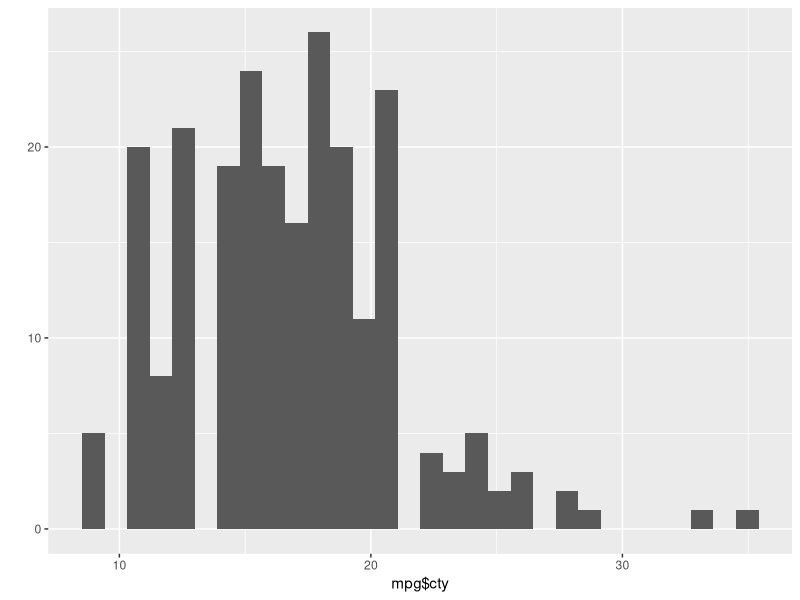
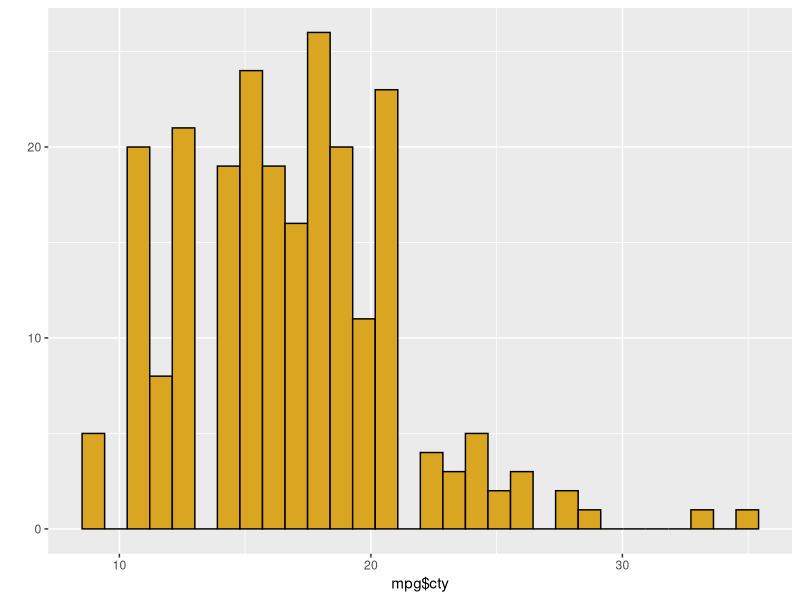
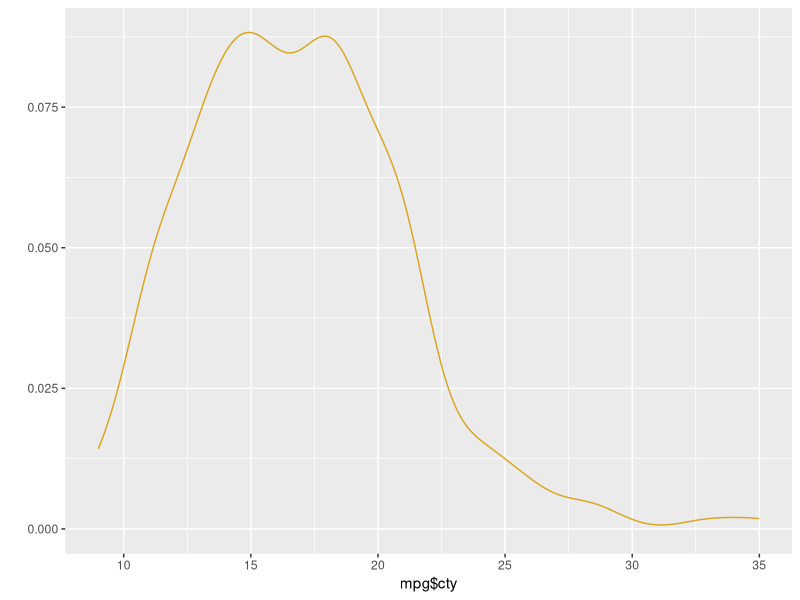
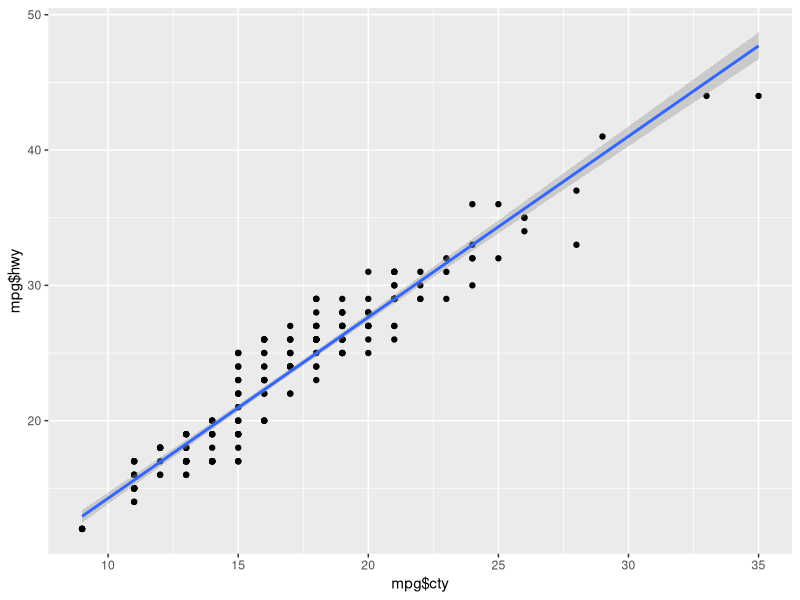
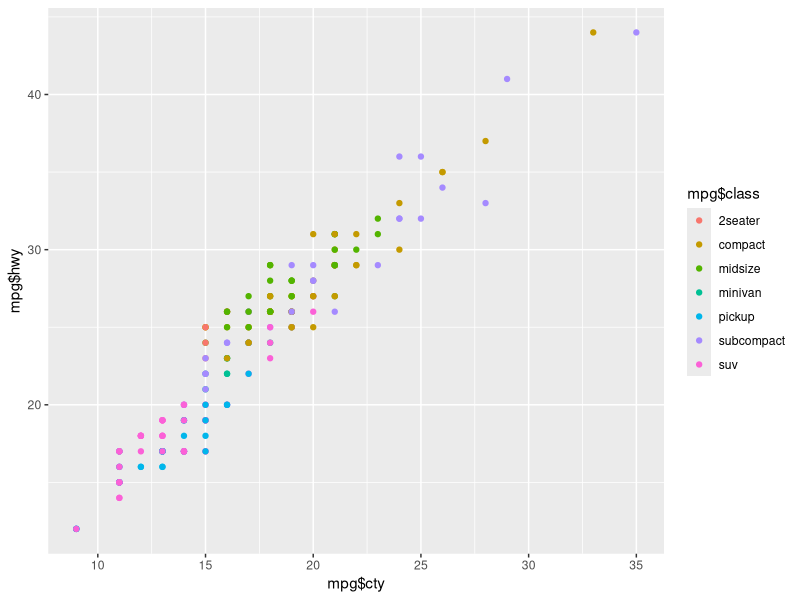
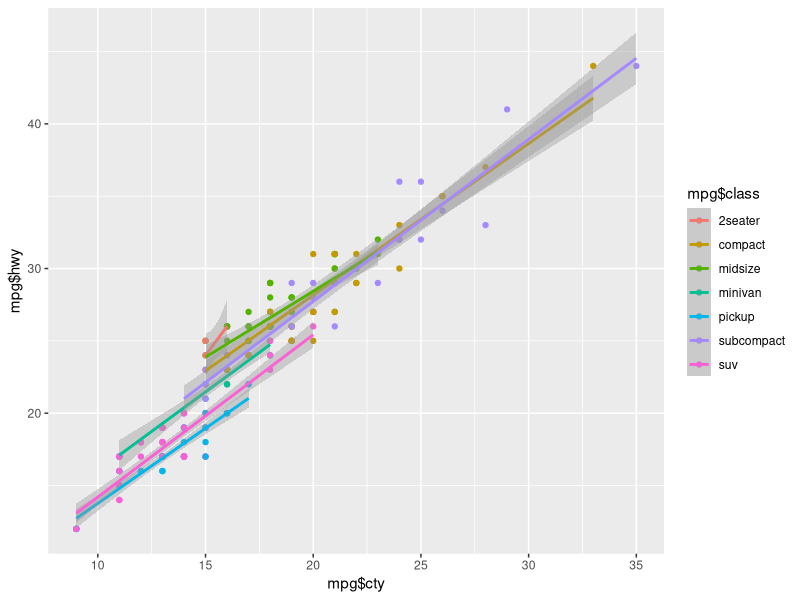
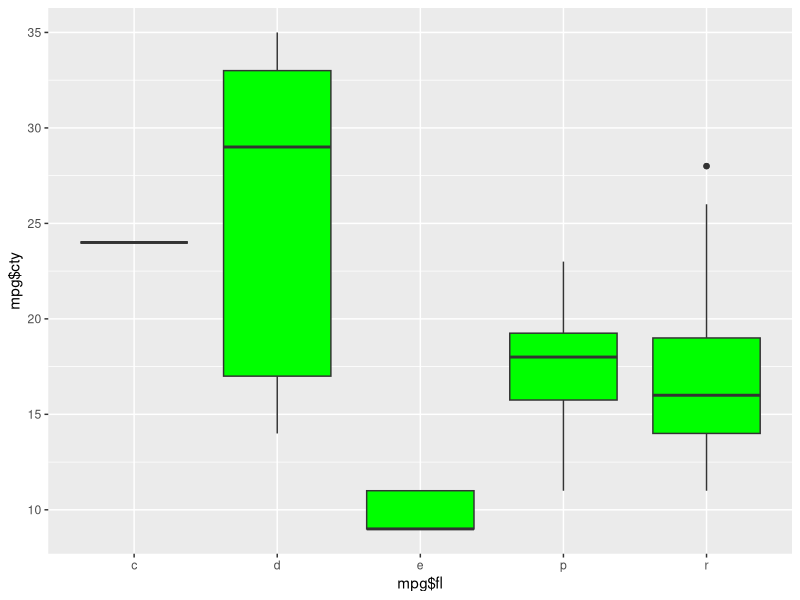
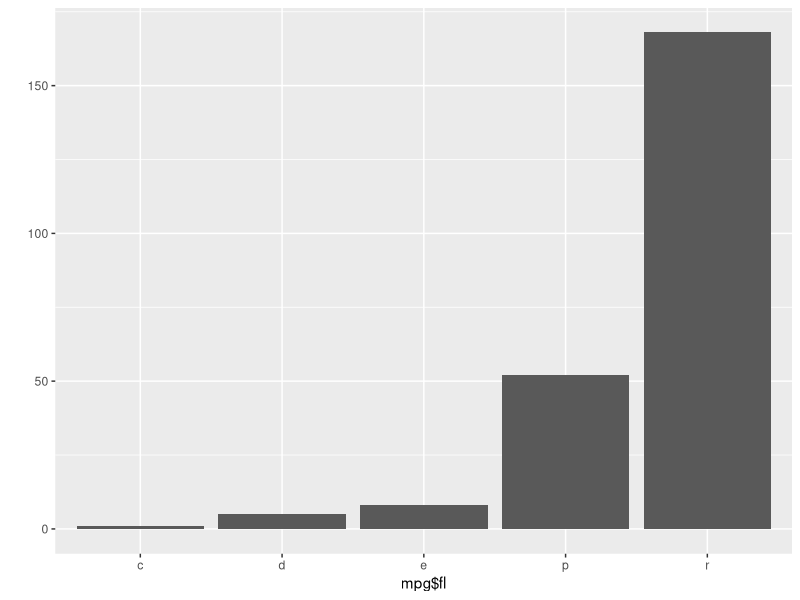

R code for these plots, in order:
##### 6-Oct-22 ggplot2 notes #####
# there are different components of a ggplot layer, see online notes
# load the packages
install.packages("ggthemes", "patchwork")

require(tidyverse)
require(ggthemes)
require(patchwork)

# generic ggplot template
# pl <- ggplot(data = <data>, mapping = eas(<mapping>))

# use the "+" to add layers to the ggplot
# can specify an aesthetic within the geom_function
# can add a theme layer to specify the font and things
# can add a coordinate function that specifies the axes within the plot, scale, etc.

# pl <- ggplot(data = <data>, mapping = eas(<mapping>)) + <geom_function>(aes(<mapping>),
#             stat = <stat>, position = <position>) + <theme>(<axes>, font, etc.) +
#             <coordinate_function> + <facet_function>

# to plot the output you have to call the ggplot object
#ggsave(plot = pl, filename = "file_name", width = #, height = #, units = "in, cm",
#       device = "pdf, jpg, svg")

# quick plotting with qplot function; useful to take a quick look at data

# example qplot using the mpg dataset in ggplot
mpg

# generate a histogram
qplot(x = mpg$cty)  #output givees a default of 30 "bins" in the histogram

# add some color to this plot
qplot(x = mpg$cty, fill = I("goldenrod"), color = I("black")) # I = identity
# need I() so the plot will use the color palette and NOT look for a variable name instead
# fill = filling the color, can use other variable names
# fill = bar color
# color = outline color

# default is a histogram, can specify a different shape
qplot(x = mpg$cty, geom = "density", color = I("goldenrod"))

# simple scatter plot with regression line
qplot(x = mpg$cty, y = mpg$hwy, geom=c("point", "smooth"), method = "lm")
# point = scatter plot
# smooth = line
# method = linear model
# output plot is a scatter and shows a correlation between city and hwy mpg
# gray outline behind line = confidence interval

# color points by a variable
qplot(x = mpg$cty, y = mpg$hwy, color = mpg$class, geom = "point")
# creates a scatter plot with points colored by vehicle class, illustrates how
# mpg changes with class

# regression is now applied to each class
qplot(x = mpg$cty, y = mpg$hwy, color = mpg$class, geom = c("point", "smooth"), 
      method = "lm")
# output has a separate regression for each class instead of an overall regression line

# basic boxplot
qplot(x = mpg$fl, y = mpg$cty, geom = "boxplot", fill = I("green"))
# shows fuel type versus mpg
# in a boxplot: the bold line = the median; the box = 50% of observations; 
#               whiskers = 1.5 std dev; points = outliers

# simple barplot
qplot(x = mpg$fl, geom = "bar")
# output gives "counts" for a discrete variable (fule type)

# barplot with specified means
mpg_summary <- mpg %>%
  group_by(class) %>%
  summarize(mean_hwy = mean(hwy))

qplot(x=mpg_summary$class, y = mpg_summary$mean_hwy, geom = "col")
# height of the bar represents the mean of the groups

# create a ggplot object "p" that contains all the info to create the plot
p <- qplot(x=mpg_summary$class, y = mpg_summary$mean_hwy, geom = "col")

# can manipulate plots with additional functions
# flip the axes with coord_flip()
p + coord_flip()

################################################################################
##### full ggplotting commands! ######
# themes and fonts

# create the ggplot object
p1 <- ggplot(data = mpg, mapping = aes(x = hwy, y = cty)) +
  geom_point()

# call the ggplot object
p1

# a more concise way of using ggplot; understood variables don't have to be specified as above
p_concise <- ggplot(mpg, aes(hwy, cty)) +
  geom_point(color = "green")

# call the ggplot object
p_concise

# change themes!
p1 + theme_bw()
# theme_bw() changes the background, lines, and points

p1 + theme_classic()
# theme_classic() provides a simple, clean graphic

p1 + theme_dark()
# useful for light points to make them pop

p1 + theme_void()
# removes everything except data; useful to create objects for powerpoint animations and presentations

# to change the background black, use theme()
p1 + theme(panel.background = element_rect(fill = "black"), plot.background = element_rect(fill = "black"))

# modify the font used in the plot
p1 + theme_classic(base_size = 25, base_family = "sans")

# control specific axis elements through theme()
p1 + labs(x = "Highway Gas Mileage (mpg)", y = "City Gas Mileage (cty)") + theme_classic() + 
  theme(axis.title.x = element_text(size = 15, angle = 45, vjust = 0.5))
# vjust = verticle adjustment
# angle = change the angle the titles are at
# hard coding all these elements for a plot can become tedious; sometimes easier to do adjust in other programs

# other minor modifications we can make to the same type of plot
p2 <- ggplot(data = mpg) +
  aes(x = hwy, y = cty) +
  geom_point(size = 7, shape = 25, color = "brown", fill = "hotpink") +
  labs(title = "Beautiful Gas Figure", subtitle = "Important Research", x = "Highway Gas Mileage",
       y = "City Gas Mileage") +
  xlim(0,50) +
  ylim(0,50)

## NOTE: in the above code, color does not have to be specified with I() since it's NOT within an aes()
# xlim() and ylim() force ggplot to include axes limits that it would otherwise crop by default
# colors() returns a list of all the colors in the base R palette

################################################################################
##### modifying the aesthetic of plots
p1 <- ggplot( data = mpg) +
  aes(hwy, cty, color = class) +
  geom_point(size = 3)

p1

# can map by shape instead of color, although can ONLY handle 6 discrete variables
p1 <- ggplot( data = mpg) +
  aes(hwy, cty, shape = class) +
  geom_point(size = 3)

p1

# map class to size of the points; not advised for discrete variables
p2 <- ggplot( data = mpg) +
  aes(hwy, cty, size = class) +
  geom_point()

p2

# map point size based on the engine size, much better use of the feature
p3 <- ggplot( data = mpg) +
  aes(hwy, cty, size = displ) +
  geom_point()

p3

# map different engine sizes by color
p3 <- ggplot( data = mpg) +
  aes(hwy, cty, color = displ) +
  geom_point(size = 3)

p3

# mapping the same aesthetic to two different geoms
p4 <- ggplot(data = mpg) +
  aes(hwy, cty, color = drv) +
  geom_point(size = 2) +
  geom_smooth(method = "lm")

p4

# mapping regression line to all the points
p5 <- ggplot(data = mpg) +
  aes(hwy, cty) +
  geom_point(aes(color = drv), size = 2) +
  geom_smooth(method = "lm")

p5

# can flip the aesthetic
p6 <- ggplot(data = mpg) +
  aes(hwy, cty) +
  geom_point(size = 2) +
  geom_smooth(aes(color = drv), method = "lm")

p6

################################################################################
##### patchwork for generating multiple plots
# set up a couple of plots to work with, copy from the online notes
#scatter plot
g1 <- ggplot(data=mpg) +
  aes(x=hwy,y=cty) + 
  geom_point() + 
  geom_smooth()
g1
# bar chart
g2 <- ggplot(data=mpg) +
  aes(x=fl,fill=I("maroon4"),color=I("black")) +
  geom_bar(stat="count") + 
  theme(legend.position="none")
g2
# histogram
g3 <- ggplot(data=mpg) +
  aes(x=hwy,fill=I("slateblue"),color=I("black")) + 
  geom_histogram()
g3
# box plot
g4 <- ggplot(data=mpg) +
  aes(x=fl,y=cty,fill=fl) + 
  geom_boxplot() + 
  theme(legend.position="none")

g4

# combine the plots with patchwork
# placing plots side-by-side horizontally
g1 + g2

# placing the plots vertically
g1 + g2 + g3 + plot_layout(ncol = 1)

# controlling relative size of the plots
g1 + g2 + plot_layout(ncol = 1, heights = c(1,4)) # plots at a 1:4 ratio of height
## NOTE: can do the same with widths

# add spacers between the plots
g1 + plot_spacer() + g2 + plot_spacer() + g3 + plot_layout(ncol = 5)

# nesting plots uses {} to define groups of plots
g1 + {
  g2 + {
    g3 + g4 + plot_layout(ncol=1)
  }
} + plot_layout(ncol=1)

# / and | to specify the layout of plots as well
(g1 | g2 | g3)/g4

# can chagnge the layout
(g1 | g2)/(g3 | g4)

# can add annotations to the plot groups
g1 + g2 + plot_annotation('This is a title', caption = 'made with patchwork')

# add tag annotations to specific panels
g1 / (g2 | g3) + plot_annotation(tag_levels = 'a')

# move the axes around
g3a <- g3 + scale_x_reverse()
g3b <- g3 + scale_y_reverse() 
g3c <- g3 + scale_x_reverse() + scale_y_reverse()

(g3 | g3a)/(g3b | g3c)

# flip coordinates using coord_flip()
(g3 + coord_flip() | g3a + coord_flip())/(g3b + coord_flip() | g3c + coord_flip())

# facetting variables to generate multiple plots
# create another simple plot to work with
m1 <- ggplot(data=mpg) + 
  aes(x=hwy,y=cty) + 
  geom_point() 

# adds a facetting layer onto the plot to break up the data by fuel type and class
m1 +  facet_grid(class~fl)

# modify the default axes scale
m1 +  facet_grid(class~fl, scales = "free_y") # sets the y axis based on the data for each row

m1 +  facet_grid(class~fl, scales = "free") # frees the axes for the data in each plot

m1 +  facet_grid(.~class, scales = "free_y") # .~ makes the data into columns

m1 +  facet_grid(class~., scales = "free_y") # ~. makes the data into rows

# facet_wrap is another way to modify the data
m1 +  facet_wrap(~class) # separate plots that wrap based on the data

# wrap the plots by class and fuel type
m1 + facet_wrap(~class + fl)

# can keep the plots with no data
m1 + facet_wrap(~class + fl, drop=FALSE)

# frees up the scale of each plot so it fits each dataset
m1 + facet_wrap(~class, ncol = 2, scales ="free")

# use facet layering with other aesthetic options
m1 <- ggplot(data=mpg) +                                         
  aes(x=displ,y=cty,color=drv) + 
  geom_point()

m1 + facet_grid(.~class)

##### 13-Oct-22 Lecture - Beyond Bar Graphs (paper) & Inkscape #####
# required to read a paper before class on the issues with data representation
# with small sample sizes and better ways on how to present data using paired
# and/or continuous datasets

# use the mpg dataset
require(tidyverse)

mpg

# create factor levels by car type to make plotting easier
mpg_fact <- mpg %>%
  mutate(class = factor(class, levels = c("2seater","subcompact","compact",
                                          "midsize","minivan","pickup","suv")))

# view the new factor
glimpse(mpg_fact)

# make a traditional bar plot of the means and standard error
p1 <- ggplot(mpg_fact, aes(x = class, y = hwy)) +
  stat_summary(fun = mean, geom = "col", width = 0.5, color = "red", fill = "white")+
  stat_summary(geom = "errorbar", width = 0.3) + # by default, geom_errorbar will calculate a mean and stderr
  ylim(0,45) +
  coord_flip()

# view the plot
p1

# explore some other options for presenting the data
# create a boxplot to see what other information we can get from the data
p2 <- ggplot(mpg_fact, aes(class, hwy)) +
  geom_boxplot(color = "red") +
  ylim(0,45) +
  coord_flip()

# view the data
p2

# gives quartile ranges, but doesn't tell us how the points are distributed

# create a violin plot to vview the density of the data
p3 <- ggplot(mpg_fact, aes(class, hwy)) +
  geom_violin(draw_quantiles = c(0.25,0.5,0.75)) +
  stat_summary(fn = mean, geom = "crossbar", width = 0.4, color = "red") + # add the mean to the plots
  ylim(0,45) +
  coord_flip()

# view the violin plot
p3

# show all the data points; geom_point overlaps points, so you can't see the sample size
p4 <- ggplot(mpg_fact, aes(class, hwy)) +
  geom_point() +
  ylim(0,45) +
  coord_flip()

p4

# show all the datapoints with geom_jitter
p5 <- ggplot(mpg_fact, aes(class, hwy)) +
  geom_jitter(width = 0.3, alpha = 0.4, size = 1.6) + # alpha makes the points transparent; scatters the points so they're not all overlapping
  ylim(0,45) +
  coord_flip()

p5

# add error bars
p6 <- ggplot(mpg_fact, aes(class, hwy)) +
  geom_jitter(width = 0.3, alpha = 0.4, size = 1.6) +
  stat_summary(fn = mean, geom = "crossbar", width = 0.4, color = "red") +
  stat_summary(geom = "errorbar", width = 0.3) +
  ylim(0,45) +
  coord_flip()

p6

# put the different graphs together with patchwork
require(patchwork)

# create a patchwork figure group
(p1 + p2)/(p3 + p6)

# plot points and violin in same plot
p7 <- ggplot(mpg_fact, aes(class, hwy)) +
  geom_violin(position = position_nudge(x = 0.5, y = 0), draw_quantiles = c(0.25,0.5,0.75), width = 0.4) +
  geom_jitter(width = 0.3, alpha = 0.4, size = 1.6) +
  stat_summary(fn = mean, geom = "crossbar", width = 0.4, color = "red") +
  stat_summary(geom = "errorbar", width = 0.3) +
  ylim(0,45) +
  coord_flip()

p7

# paired or repeated observations; data points need to be linked since they're measures of the same thing, but over different time scales or other measure
# generate the paired observation data from the online vingette
ID<-c("A","B","C","D","E","F","G","A","B","C","D","E","F","G")
Obs<-c("before","before","before","before","before","before","before","after","after","after","after","after","after","after")
Measure<-c(runif(1:7),runif(1:7)*4)

RepEx<-tibble(ID,Obs,Measure) #make these observations into a tibble

RepEx<-RepEx %>% 
  mutate(Obs = factor(Obs, levels = c("before","after"))) #order the levels of observation as a factor

# make another plot 
p8 <- ggplot(RepEx, aes(Obs, Measure)) +
  geom_point(alpha = 0.4, size = 4, aes(color = ID)) +
  geom_line(aes(color = ID, group = ID), alpha = 0.4, size = 2)

p8

# example of BAD DATA REPRESENTATION
# create a bar plot of this data
p9 <- ggplot(RepEx, aes(x = Obs, y = Measure)) +
  stat_summary(fun = mean, geom = "col", width = 0.5, color = "red", fill = "white")+
  stat_summary(geom = "errorbar", width = 0.3)

p9

# this bar plot doesn't tell you about the relationship between before and after measures

## NOTE: use theme_set(<theme>) to change the default the theme